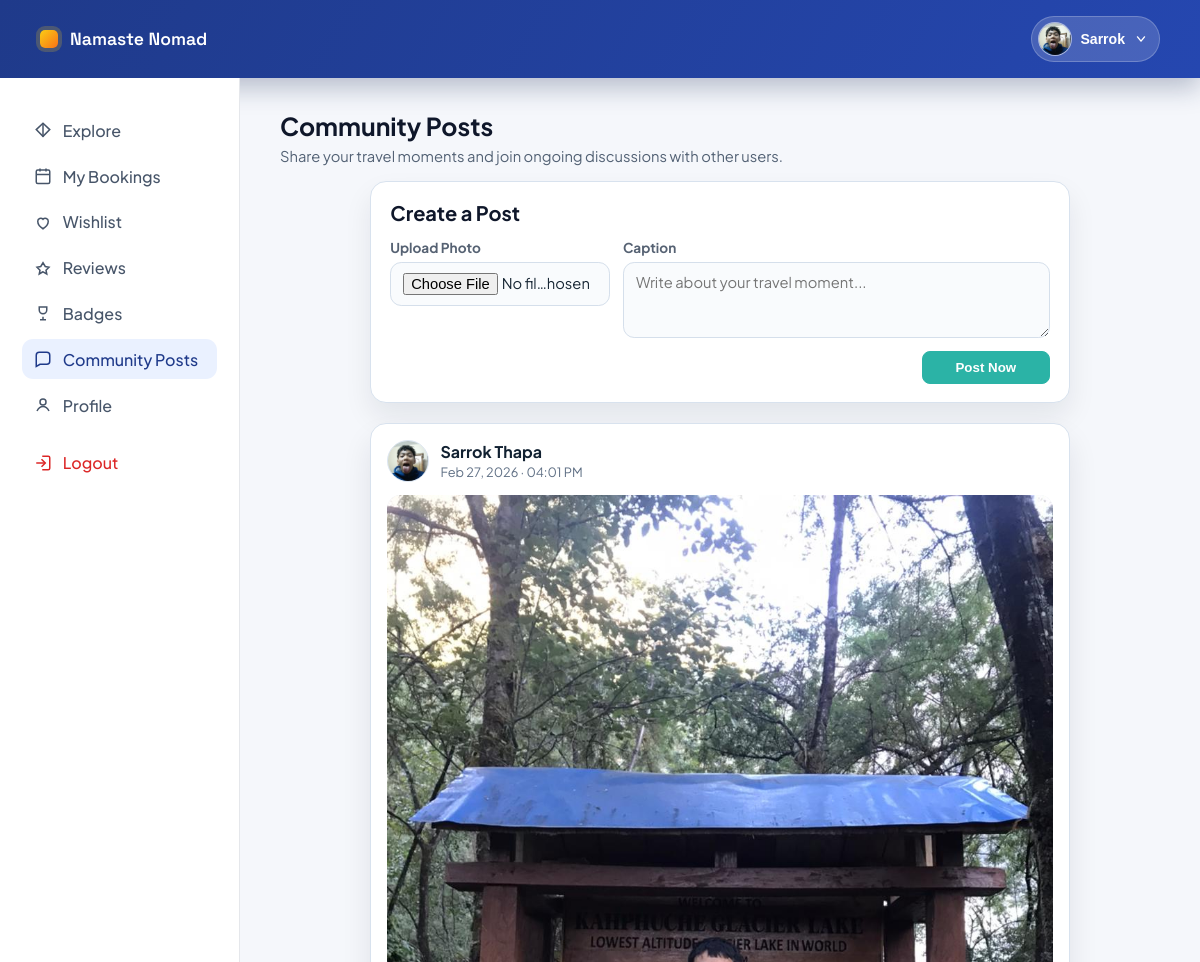
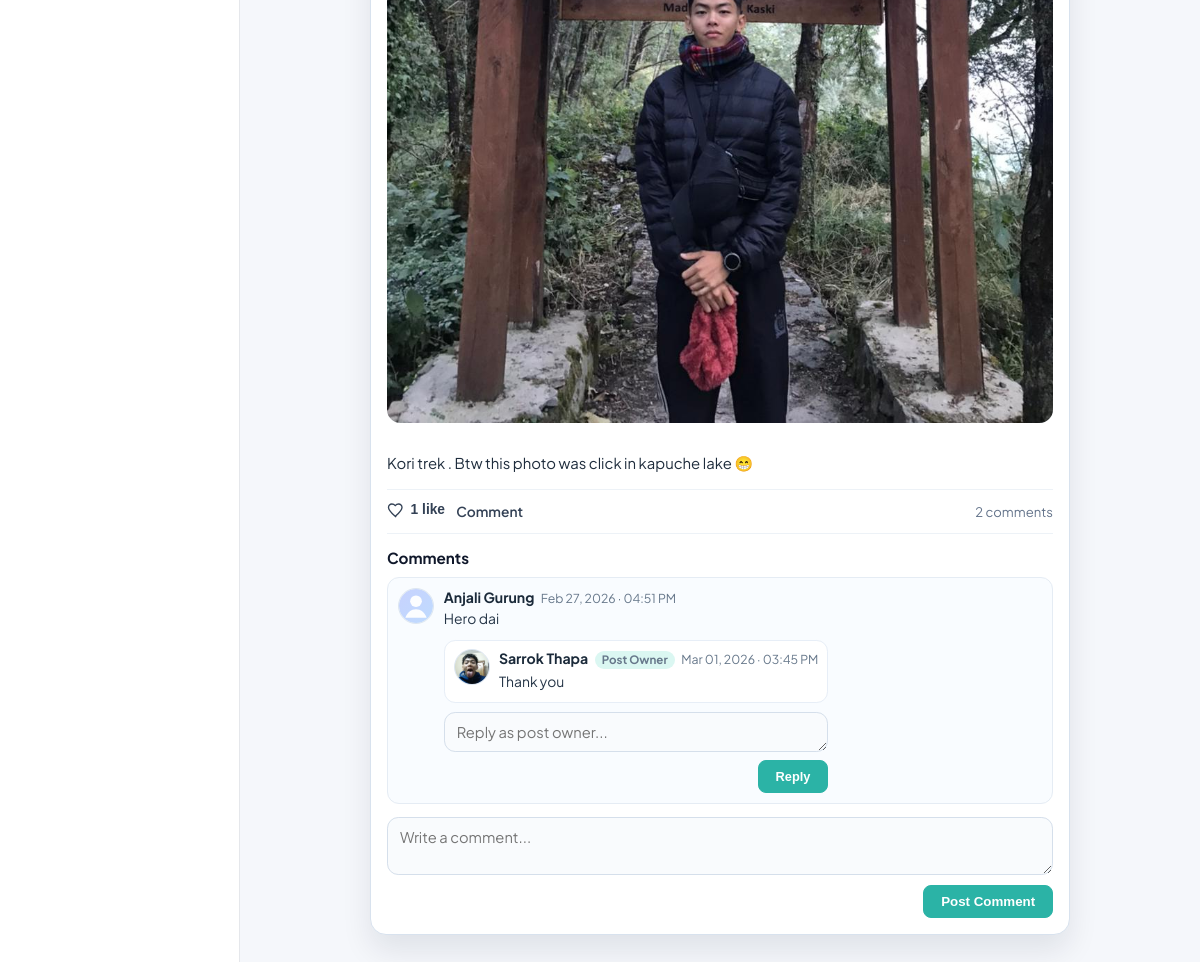
Screenshot of /dashboard/community/ (signed in) with the database file from the repository (2 pictures, top to bottom).
### accounts/models.py (models this page shows, shortened)
class TravelerProfile(models.Model):
    GENDER_CHOICES = (
        ('male', 'Male'),
        ('female', 'Female'),
        ('other', 'Other'),
        ('', 'Prefer not to say'),
    )
    user = models.OneToOneField(User, on_delete=models.CASCADE, related_name='traveler_profile')
    date_of_birth = models.DateField(blank=True, null=True)
    gender = models.CharField(max_length=20, choices=GENDER_CHOICES, blank=True)
    nationality = models.CharField(max_length=80, blank=True)
    bio = models.TextField(blank=True)
    avatar = models.ImageField(upload_to='avatars/', blank=True, null=True)
    created_at = models.DateTimeField(auto_now_add=True)

class User(AbstractUser):
    USER_TYPE_CHOICES = (
        ('vendor', 'Vendor'),
        ('traveler', 'Traveler'),
        ('admin', 'Admin'),
    )
    user_type = models.CharField(max_length=10, choices=USER_TYPE_CHOICES)
    phone = models.CharField(max_length=20, blank=True, null=True)
    is_verified = models.BooleanField(default=False)

### core/models.py (models this page shows, shortened)
class Post(models.Model):
    user = models.ForeignKey(
        settings.AUTH_USER_MODEL,
        on_delete=models.CASCADE,
        related_name='community_posts',
    )
    likes = models.ManyToManyField(
        settings.AUTH_USER_MODEL,
        related_name='liked_community_posts',
        blank=True,
    )
    image = models.ImageField(upload_to='community_posts/')
    caption = models.TextField(max_length=2200)
    created_at = models.DateTimeField(auto_now_add=True)
    class Meta:
        ordering = ('-created_at',)

class Comment(models.Model):
    post = models.ForeignKey(Post, on_delete=models.CASCADE, related_name='comments')
    parent = models.ForeignKey(
        'self',
        on_delete=models.CASCADE,
        related_name='replies',
        null=True,
        blank=True,
    )
    user = models.ForeignKey(
        settings.AUTH_USER_MODEL,
        on_delete=models.CASCADE,
        related_name='community_comments',
    )
    body = models.TextField(max_length=800)
    created_at = models.DateTimeField(auto_now_add=True)
    class Meta:
        ordering = ('created_at',)

### core/views.py (the view)
# urls.py: path('dashboard/community/', views.community_dashboard, name='community_dashboard'),
@login_required(login_url='traveler_login')
def community_dashboard(request):
    if getattr(request.user, 'user_type', '') != 'traveler':
        messages.error(request, 'Traveler access only.')
        return redirect('home')
    traveler_profile = _get_or_create_traveler_profile(request.user)
    posts = _community_posts(viewer=request.user)
    return render(request, 'core/community_dashboard.html', {
        'posts': posts,
        'is_dashboard': True,
        'force_show_post_form': True,
        'traveler_profile': traveler_profile,
        'active_page': 'community',
    })

### core/templates/core/community_dashboard.html (shortened to what this page needs)
{% extends "accounts/traveler_base.html" %}
{% load static %}
{% block extra_css %}
    <link rel="stylesheet" href="{% static 'css/community.css' %}?v=20260301a">
{% endblock %}
{% block traveler_content %}
    <section class="dashboard-community-head">
        <h1>Community Posts</h1>
        <p>Share your travel moments and join ongoing discussions with other users.</p>
    </section>
    <section class="community-shell community-shell-dashboard">
        {% include "core/includes/community_stream.html" %}
    </section>
{% endblock %}

### accounts/templates/accounts/traveler_base.html (shortened to what this page needs)
{% load static %}
<!DOCTYPE html>
<html lang="en">
<head>
    <link rel="stylesheet" href="{% static 'css/traveler_profile.css' %}?v=20260227a">
    {% block extra_css %}{% endblock %}
</head>
<body>
    <header class="traveler-topbar">
        <a class="brand" href="{% url 'traveler_home' %}">
            <span class="brand-mark"></span>
            <span class="brand-name">Namaste Nomad</span>
        </a>
        <div class="topbar-actions">
            <div class="profile-dropdown" data-profile-dropdown>
                <button type="button" class="profile-trigger" aria-haspopup="true" aria-expanded="false">
                    <span class="profile-trigger-avatar">
                        {% if traveler_profile and traveler_profile.avatar %}
                            <img src="{{ traveler_profile.avatar.url }}" alt="Traveler avatar">
                        {% else %}
                            <img src="{% static 'images/default-avatar.svg' %}" alt="Default traveler avatar">
                        {% endif %}
                    </span>
                    <span class="profile-trigger-name">{{ request.user.first_name|default:"Traveler" }}</span>
                    <svg width="14" height="14" viewBox="0 0 20 20" fill="none" aria-hidden="true">
                        <path d="M5 7l5 6 5-6" stroke="currentColor" stroke-width="2" stroke-linecap="round" stroke-linejoin="round"/>
                    </svg>
                </button>
            </div>
        </div>
    </header>
    <div class="traveler-shell">
        <aside class="traveler-sidebar">
            <nav class="sidebar-nav">
                <a class="nav-item {% if active_page == 'explore' %}active{% endif %}" href="{% url 'traveler_home' %}">
                    <span class="nav-icon">
                        <svg viewBox="0 0 24 24" fill="none" stroke="currentColor" stroke-width="2" aria-hidden="true">
                            <path d="M3 11.5 12 3l9 8.5-9 9-9-9z"/>
                            <path d="M12 3v18"/>
                        </svg>
                    </span>
                    Explore
                </a>
                <a class="nav-item {% if active_page == 'bookings' %}active{% endif %}" href="{% url 'traveler_bookings' %}">
                    <span class="nav-icon">
                        <svg viewBox="0 0 24 24" fill="none" stroke="currentColor" stroke-width="2" aria-hidden="true">
                            <rect x="3" y="4" width="18" height="18" rx="2"/>
                            <path d="M16 2v4M8 2v4M3 10h18"/>
                        </svg>
                    </span>
                    My Bookings
                </a>
                <a class="nav-item" href="#">
                    <span class="nav-icon">
                        <svg viewBox="0 0 24 24" fill="none" stroke="currentColor" stroke-width="2" aria-hidden="true">
                            <path d="M12 21s-7-4.35-7-10a4 4 0 0 1 7-2.65A4 4 0 0 1 19 11c0 5.65-7 10-7 10z"/>
                        </svg>
                    </span>
                    Wishlist
                </a>
                <a class="nav-item" href="{% url 'traveler_profile' %}#review-history">
                    <span class="nav-icon">
                        <svg viewBox="0 0 24 24" fill="none" stroke="currentColor" stroke-width="2" aria-hidden="true">
                            <path d="M12 17l-5 3 1-5-4-4 5-1 3-5 3 5 5 1-4 4 1 5-5-3z"/>
                        </svg>
                    </span>
                    Reviews
                </a>
                <a class="nav-item" href="#">
                    <span class="nav-icon">
                        <svg viewBox="0 0 24 24" fill="none" stroke="currentColor" stroke-width="2" aria-hidden="true">
                            <path d="M8 21h8"/>
                            <path d="M12 17v4"/>
                            <path d="M7 4h10v4a5 5 0 0 1-10 0V4z"/>
                        </svg>
                    </span>
                    Badges
                </a>
                <a class="nav-item {% if active_page == 'community' %}active{% endif %}" href="{% url 'community_dashboard' %}">
                    <span class="nav-icon">
                        <svg viewBox="0 0 24 24" fill="none" stroke="currentColor" stroke-width="2" aria-hidden="true">
                            <path d="M21 15a4 4 0 0 1-4 4H8l-5 3V7a4 4 0 0 1 4-4h10a4 4 0 0 1 4 4z"/>
                        </svg>
                    </span>
                    Community Posts
                </a>
                <a class="nav-item {% if active_page == 'profile' %}active{% endif %}" href="{% url 'traveler_profile' %}">
                    <span class="nav-icon">
                        <svg viewBox="0 0 24 24" fill="none" stroke="currentColor" stroke-width="2" aria-hidden="true">
                            <circle cx="12" cy="8" r="4"/>
                            <path d="M4 20c2-4 6-6 8-6s6 2 8 6"/>
                        </svg>
                    </span>
                    Profile
                </a>
                <a class="nav-item logout" href="{% url 'logout' %}">
                    <span class="nav-icon">
                        <svg viewBox="0 0 24 24" fill="none" stroke="currentColor" stroke-width="2" aria-hidden="true">
                            <path d="M10 17l5-5-5-5"/>
                            <path d="M15 12H3"/>
                            <path d="M11 3h8a2 2 0 0 1 2 2v14a2 2 0 0 1-2 2h-8"/>
                        </svg>
                    </span>
                    Logout
                </a>
            </nav>
        </aside>
        <main class="traveler-main">
            {% block traveler_content %}{% endblock %}
        </main>
    </div>
</body>
</html>

### core/templates/core/includes/community_post_card.html (shortened to what this page needs)
{% load static %}
<article class="post-card" id="post-{{ post.id }}">
    <div class="post-head">
        <div class="post-author">
            <div class="author-avatar">
                {% if post.author_avatar_url %}
                    <img src="{{ post.author_avatar_url }}" alt="{{ post.author_name }} avatar">
                {% else %}
                    <img src="{% static 'images/default-avatar.svg' %}" alt="Default avatar">
                {% endif %}
            </div>
            <div>
                <div class="author-name">{{ post.author_name }}</div>
                <div class="post-date">{{ post.created_at|date:"M d, Y · h:i A" }}</div>
            </div>
        </div>
    </div>
    <div class="post-image-wrap">
        <img src="{{ post.image.url }}" alt="Post by {{ post.author_name }}">
    </div>
    <div class="post-caption">{{ post.caption|linebreaksbr }}</div>
    <div class="post-engagement">
        <div class="engagement-actions">
            {% if request.user.is_authenticated %}
                <form method="POST" action="{% url 'community_post_like_toggle' post.id %}" class="like-form">
                    <button type="submit" class="engage-item like-btn {% if post.is_liked_by_current_user %}liked{% endif %}" aria-label="Like post">
                        <svg class="heart-icon" viewBox="0 0 24 24" fill="none" aria-hidden="true">
                            <path d="M12 21.35l-1.45-1.32C5.4 15.36 2 12.28 2 8.5A4.5 4.5 0 0 1 6.5 4C8.24 4 9.91 4.81 11 6.09 12.09 4.81 13.76 4 15.5 4A4.5 4.5 0 0 1 20 8.5c0 3.78-3.4 6.86-8.55 11.54L12 21.35z"/>
                        </svg>
                        <span>{{ post.like_count }} like{{ post.like_count|pluralize }}</span>
                    </button>
                </form>
            {% endif %}
            {% if request.user.is_authenticated %}
                <a href="#post-comment-form-{{ post.id }}" class="engage-item">Comment</a>
            {% else %}
                <a href="{% url 'account_login_choice' %}" class="engage-item">Comment</a>
            {% endif %}
        </div>
        <span class="engagement-count">{{ post.comment_count }} comment{{ post.comment_count|pluralize }}</span>
    </div>
    <div class="post-comments">
        <h3>Comments</h3>
        <div class="comment-list">
            {% if post.prepared_comments %}
                {% for comment in post.prepared_comments %}
                    <div class="comment-item">
                        <div class="comment-avatar">
                            {% if comment.author_avatar_url %}
                                <img src="{{ comment.author_avatar_url }}" alt="{{ comment.author_name }} avatar">
                            {% else %}
                                <img src="{% static 'images/default-avatar.svg' %}" alt="Default avatar">
                            {% endif %}
                        </div>
                        <div class="comment-content">
                            <div class="comment-meta">
                                <strong>{{ comment.author_name }}</strong>
                                <span>{{ comment.created_at|date:"M d, Y · h:i A" }}</span>
                            </div>
                            <p>{{ comment.body }}</p>
                            {% if comment.prepared_replies %}
                                <div class="reply-list">
                                    {% for reply in comment.prepared_replies %}
                                        <div class="reply-item">
                                            <div class="comment-avatar">
                                                {% if reply.author_avatar_url %}
                                                    <img src="{{ reply.author_avatar_url }}" alt="{{ reply.author_name }} avatar">
                                                {% else %}
                                                    <img src="{% static 'images/default-avatar.svg' %}" alt="Default avatar">
                                                {% endif %}
                                            </div>
                                            <div class="comment-content">
                                                <div class="comment-meta">
                                                    <strong>{{ reply.author_name }}</strong>
                                                    <span class="owner-reply-badge">Post Owner</span>
                                                    <span>{{ reply.created_at|date:"M d, Y · h:i A" }}</span>
                                                </div>
                                                <p>{{ reply.body }}</p>
                                            </div>
                                        </div>
                                    {% endfor %}
                                </div>
                            {% endif %}
                            {% if request.user.is_authenticated and request.user.id == post.user_id %}
                                <form method="POST" action="{% url 'community_comment_create' post.id %}" class="comment-reply-form">
                                    <textarea name="body" rows="1" placeholder="Reply as post owner..." required></textarea>
                                    <button type="submit" class="btn-dark">Reply</button>
                                </form>
                            {% endif %}
                        </div>
                    </div>
                {% endfor %}
            {% else %}
                <p class="empty-comments">No comments yet.</p>
            {% endif %}
        </div>
        {% if request.user.is_authenticated %}
            <form method="POST" action="{% url 'community_comment_create' post.id %}" class="comment-form" id="post-comment-form-{{ post.id }}">
                <textarea name="body" rows="2" placeholder="Write a comment..." required></textarea>
                <button type="submit" class="btn-dark">Post Comment</button>
            </form>
        {% else %}
            <div class="comment-login-note">
                <a href="{% url 'account_login_choice' %}">Login</a> to comment on this post.
            </div>
        {% endif %}
    </div>
</article>

### rows the page displays
TravelerProfile: avatar (picture)
User: user.first_name "Sarrok"
Post: author_name "Sarrok Thapa", created_at "Feb 27, 2026 · 04:01 PM", image (picture), caption "Kori trek . Btw this photo was click in kapuche lake 😁", like_count "1", comment_count "2"
Comment: author_name "Anjali Gurung", created_at "Feb 27, 2026 · 04:51 PM", body "Hero dai"
Comment: author_name "Sarrok Thapa", created_at "Mar 01, 2026 · 03:45 PM", body "Thank you"
